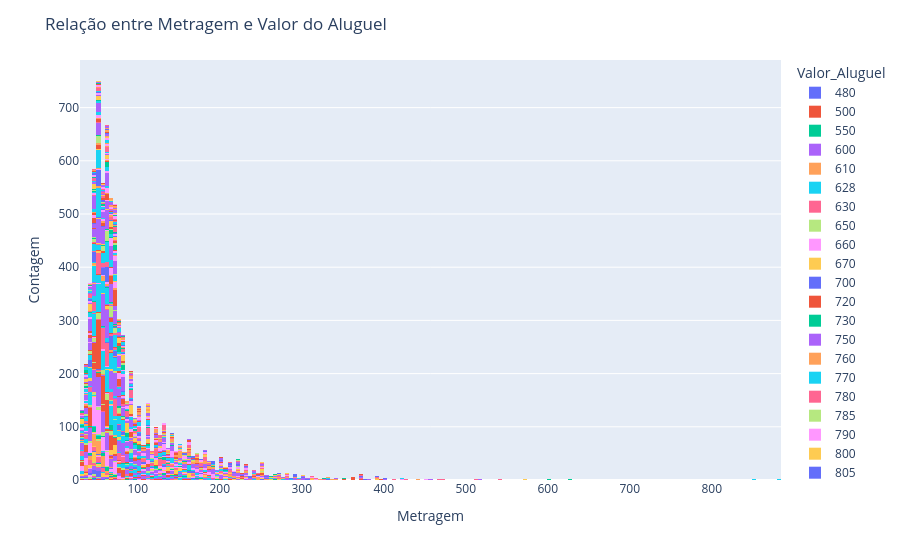

Here is the notebook cell this chart was saved with:
### Markdown cell above
# Aqui gostaria de verificar qual a media de numero de vagas por aluguel. Olhando o gráfico vazio percebi que número de vagas devem se referir a vagas de garagem e não de apartamentos disponíveis para aluguel.

### Code cell
# relação entre metragem e valor do aluguel

fig = px.histogram(df, x='Metragem', color='Valor_Aluguel', barmode='stack')
fig.update_layout(title='Relação entre Metragem e Valor do Aluguel',
                  xaxis_title='Metragem',
                  yaxis_title='Contagem',
                  legend_title='Valor_Aluguel')
fig.show()
